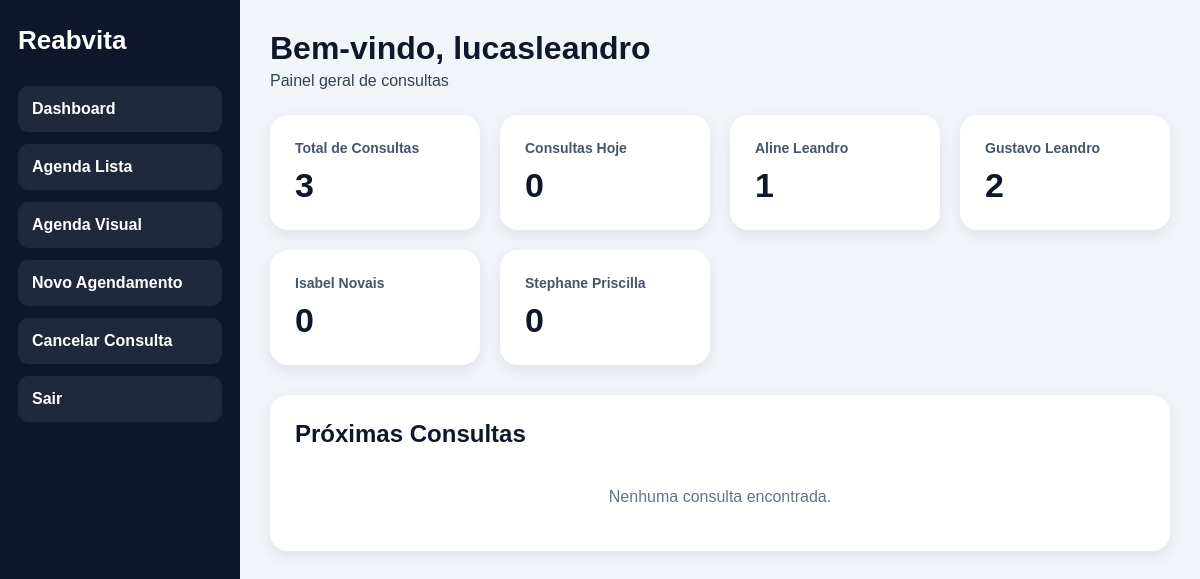
Page /dashboard/ (signed in) on the earlier database version.
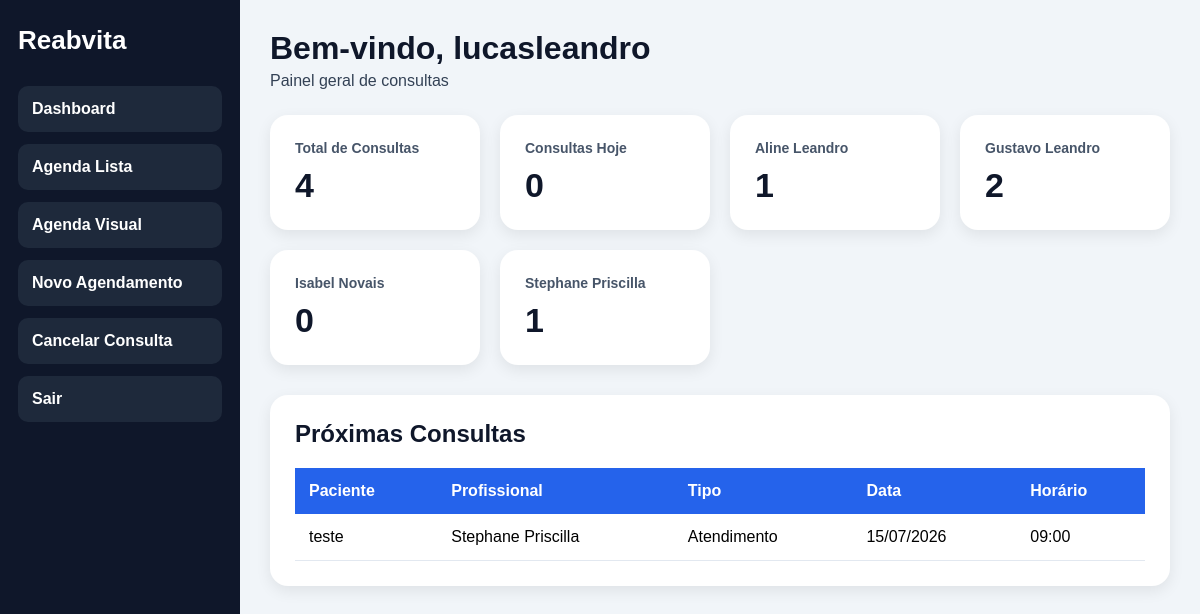
Same page on the later database version.
### appointments/models.py (models this page shows, shortened)
class Appointment(models.Model):
    name = models.CharField(
        max_length=100
    )
    phone = models.CharField(
        max_length=20
    )
    email = models.EmailField()
    professional = models.CharField(
        max_length=20,
        choices=PROFESSIONAL_CHOICES
    )
    service_type = models.CharField(
        max_length=20,
        choices=SERVICE_TYPES,
        default='avaliacao'
    )
    appointment_date = models.DateField()
    appointment_time = models.TimeField()
    created_at = models.DateTimeField(
        auto_now_add=True
    )

### appointments/views.py (the view)
@login_required
def dashboard(request):
    user_professional = get_user_professional(request.user)
    if request.user.is_superuser:
        appointments = Appointment.objects.all()
    elif user_professional in ['aline', 'gustavo']:
        appointments = Appointment.objects.all()
    elif user_professional in ['isabel', 'stephane']:
        appointments = Appointment.objects.filter(
            professional=user_professional
        )
    else:
        appointments = Appointment.objects.none()
    total_appointments = appointments.count()
    today_appointments = appointments.filter(
        appointment_date=timezone.localdate()
    ).count()
    aline_appointments = appointments.filter(
        professional='aline'
    ).count()
    gustavo_appointments = appointments.filter(
        professional='gustavo'
    ).count()
    isabel_appointments = appointments.filter(
        professional='isabel'
    ).count()
    stephane_appointments = appointments.filter(
    professional='stephane'
    ).count()
    next_appointments = appointments.filter(
        appointment_date__gte=timezone.localdate()
    ).order_by(
        'appointment_date',
        'appointment_time'
    )
    return render(request, 'appointments/dashboard.html', {
        'total_appointments': total_appointments,
        'today_appointments': today_appointments,
        'aline_appointments': aline_appointments,
        'gustavo_appointments': gustavo_appointments,
        'isabel_appointments': isabel_appointments,
        'stephane_appointments': stephane_appointments,
        'next_appointments': next_appointments,
    })

### appointments/views.py (called while the page is built, shortened)
def get_user_professional(user):
    username = user.username.lower()
    if user.is_superuser:
        return None

### appointments/templates/appointments/dashboard.html (shortened to what this page needs)
{% load static %}
<!doctype html>
<html lang="pt-br">
  <head>
  </head>
  <body>
    <div class="layout">
      <aside class="sidebar">
        <h2>Reabvita</h2>
        <a href="/dashboard/"> Dashboard </a>
        <a href="/schedule/"> Agenda Lista </a>
        <a href="/calendar/"> Agenda Visual </a>
        <a href="/"> Novo Agendamento </a>
        <a href="/cancel/"> Cancelar Consulta </a>
        <a href="/logout/"> Sair </a>
      </aside>
      <main class="content">
        <h1>Bem-vindo, {{ request.user.username }}</h1>
        <p class="subtitle">Painel geral de consultas</p>
        <div class="cards">
          <div class="card">
            <h3>Total de Consultas</h3>
            <p>{{ total_appointments }}</p>
          </div>
          <div class="card">
            <h3>Consultas Hoje</h3>
            <p>{{ today_appointments }}</p>
          </div>
          <div class="card">
            <h3>Aline Leandro</h3>
            <p>{{ aline_appointments }}</p>
          </div>
          <div class="card">
            <h3>Gustavo Leandro</h3>
            <p>{{ gustavo_appointments }}</p>
          </div>
          <div class="card">
            <h3>Isabel Novais</h3>
            <p>{{ isabel_appointments }}</p>
          </div>
          <div class="card">
            <h3>Stephane Priscilla</h3>
            <p>{{ stephane_appointments }}</p>
          </div>
        </div>
        <div class="appointments-box">
          <h2>Próximas Consultas</h2>
          {% if next_appointments %}
          <table>
            <thead>
              <tr>
                <th>Paciente</th>
                <th>Profissional</th>
                <th>Tipo</th>
                <th>Data</th>
                <th>Horário</th>
              </tr>
            </thead>
            <tbody>
              {% for appointment in next_appointments %}
              <tr>
                <td>{{ appointment.name }}</td>
                <td>{{ appointment.get_professional_display }}</td>
                <td>{{ appointment.get_service_type_display }}</td>
                <td>{{ appointment.appointment_date|date:"d/m/Y" }}</td>
                <td>{{ appointment.appointment_time|time:"H:i" }}</td>
              </tr>
              {% endfor %}
            </tbody>
          </table>
          {% else %}
          <div class="empty">Nenhuma consulta encontrada.</div>
          {% endif %}
        </div>
      </main>
    </div>
  </body>
</html>

Differences in the rows shown:
added Appointment: name "teste", professional "Stephane Priscilla", service_type "Atendimento", appointment_date "15/07/2026", appointment_time "09:00"
Other differences:
{{ total_appointments }}: "3" → "4"
{{ stephane_appointments }}: "0" → "1"
text no longer shown: "Nenhuma consulta encontrada."
text now shown: "Paciente Profissional Tipo Data Horário"
